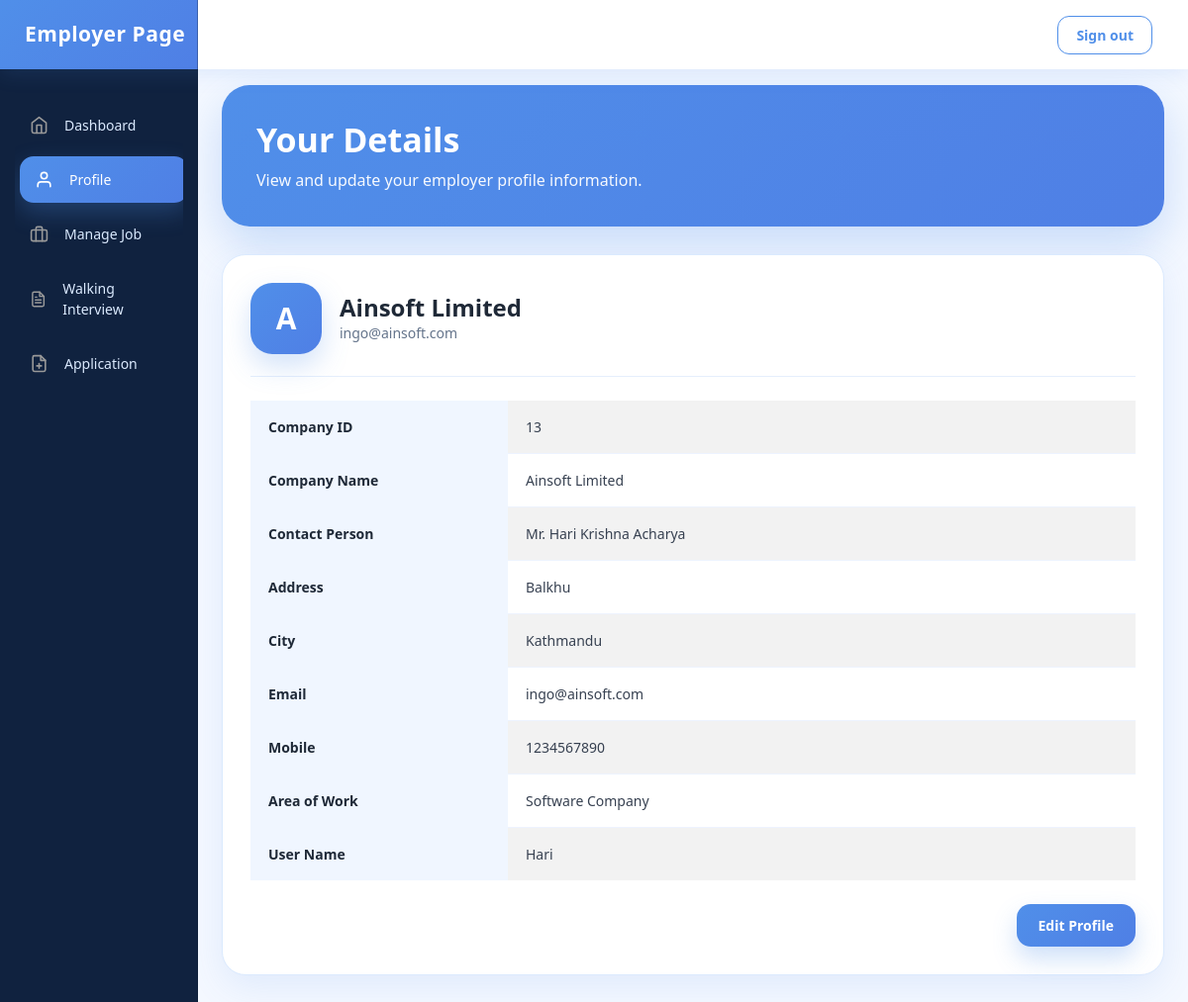
The app's page /employer/Profile.php (signed in) with its own data.
### tables this page shows
CREATE TABLE `employer_reg` (
  `Employer_Id` int NOT NULL,
  `CompanyName` varchar(255) NOT NULL,
  `ContactPerson` varchar(255) NOT NULL,
  `Address` varchar(255) NOT NULL,
  `City` varchar(255) NOT NULL,
  `Email` varchar(255) NOT NULL,
  `Mobile` varchar(255) NOT NULL,
  `Area_Work` varchar(255) NOT NULL,
  `Status` varchar(255) NOT NULL,
  `UserName` varchar(255) NOT NULL,
  `Password` varchar(255) NOT NULL,
  `Question` varchar(255) NOT NULL,
  `Answer` varchar(255) NOT NULL
);

### employer/profile.php (the view, shortened to what this page needs)
<!doctype html>
<html lang="en">
<head>
  <link rel="stylesheet" href="https://maxcdn.bootstrapcdn.com/bootstrap/4.5.2/css/bootstrap.min.css">
  <link href="./css/dashboard.css" rel="stylesheet">
</head>
<body>
<nav class="navbar navbar-dark sticky-top bg-dark flex-md-nowrap p-0">
  <a class="navbar-brand col-sm-3 col-md-2 mr-0" href="#">Employer Page</a>
  <ul class="navbar-nav px-3">
    <li class="nav-item text-nowrap">
      <a class="nav-link" href="logout.php">Sign out</a>
    </li>
  </ul>
</nav>
<div class="container-fluid">
  <div class="row">
    <nav class="col-md-2 d-none d-md-block bg-light sidebar">
      <div class="sidebar-sticky">
        <ul class="nav flex-column">
          <li class="nav-item">
            <a class="nav-link" href="index.php">
              <span data-feather="home"></span>
              Dashboard <span class="sr-only">(current)</span>
            </a>
          </li>
          <li class="nav-item">
            <a class="nav-link active" href="profile.php">
              <span data-feather="user"></span>
              Profile
            </a>
          </li>
          <li class="nav-item">
            <a class="nav-link" href="managejob.php">
              <span data-feather="briefcase"></span>
              Manage Job
            </a>
          </li>
          <li class="nav-item">
            <a class="nav-link" href="walking.php">
              <span data-feather="file-text"></span>
              Walking Interview
            </a>
          </li>
          <li class="nav-item">
            <a class="nav-link" href="application.php">
              <span data-feather="file-plus"></span>
              Application
            </a>
          </li>
        </ul>
      </div>
    </nav>
    <main role="main" class="col-md-9 ml-sm-auto col-lg-10 pt-3 px-4">
      <div class="page-header">
        <h1>Your Details</h1>
        <p>View and update your employer profile information.</p>
      </div>
      <?php
        $id = $_SESSION['id'];
        include 'connection/db.php';
        $sql = "SELECT * FROM employer_reg WHERE Employer_Id=$id";
        $result = mysqli_query($conn, $sql);
        $row = mysqli_fetch_array($result);
      ?>
      <div class="profile-card">
        <div class="profile-top">
          <div class="profile-avatar">
            <?php echo strtoupper(substr($row['CompanyName'], 0, 1)); ?>
          </div>
          <div>
            <h4><?php echo $row['CompanyName']; ?></h4>
            <span><?php echo $row['Email']; ?></span>
          </div>
        </div>
        <table class="table table-striped">
          <tbody>
            <tr>
              <th scope="row">Company ID</th>
              <td><?php echo $row['Employer_Id']; ?></td>
            </tr>
            <tr>
              <th scope="row">Company Name</th>
              <td><?php echo $row['CompanyName']; ?></td>
            </tr>
            <tr>
              <th scope="row">Contact Person</th>
              <td><?php echo $row['ContactPerson']; ?></td>
            </tr>
            <tr>
              <th scope="row">Address</th>
              <td><?php echo $row['Address']; ?></td>
            </tr>
            <tr>
              <th scope="row">City</th>
              <td><?php echo $row['City']; ?></td>
            </tr>
            <tr>
              <th scope="row">Email</th>
              <td><?php echo $row['Email']; ?></td>
            </tr>
            <tr>
              <th scope="row">Mobile</th>
              <td><?php echo $row['Mobile']; ?></td>
            </tr>
            <tr>
              <th scope="row">Area of Work</th>
              <td><?php echo $row['Area_Work']; ?></td>
            </tr>
            <tr>
              <th scope="row">User Name</th>
              <td><?php echo $row['UserName']; ?></td>
            </tr>
          </tbody>
        </table>
        <div class="d-flex justify-content-end mt-4">
          <a href="EditProfile.php?EmployerId=<?php echo $row['Employer_Id']; ?>" class="edit-btn">Edit Profile</a>
        </div>
      </div>
    </main>
  </div>
</div>
</body>
</html>

### employer/css/dashboard.css (style rules this page uses)
body { font-size: .875rem; }
.feather { width: 16px; height: 16px; vertical-align: text-bottom; }
.sidebar { position: fixed; top: 0; bottom: 0; left: 0; z-index: 100; padding: 0; box-shadow: inset -1px 0 0 rgba(0, 0, 0, .1); }
.sidebar-sticky { position: -webkit-sticky; position: sticky; top: 48px; height: calc(100vh - 48px); padding-top: .5rem; overflow-x: hidden; overflow-y: auto; }
.sidebar .nav-link { font-weight: 500; color: #333; }
.sidebar .nav-link .feather { margin-right: 4px; color: #999; }
.sidebar .nav-link.active { color: #007bff; }
.sidebar .nav-link:hover .feather, .sidebar .nav-link.active .feather { color: inherit; }
.navbar-brand { padding-top: .75rem; padding-bottom: .75rem; font-size: 1rem; background-color: rgba(0, 0, 0, .25); box-shadow: inset -1px 0 0 rgba(0, 0, 0, .25); }

### employer/profile.php (style rules this page uses)
body { margin: 0; background: #f4f8ff; font-family: "Segoe UI", Arial, sans-serif; color: #1f2937; }
.navbar { height: 70px; background: #ffffff !important; box-shadow: 0 4px 20px rgba(80, 143, 233, 0.14); padding: 0 !important; z-index: 1000; }
.navbar-brand { width: 260px; height: 70px; background: linear-gradient(135deg, rgb(80, 143, 233), #4f7fe5); color: #ffffff !important; display: flex; align-items: center; padding-left: 25px !important; font-size: 21px; font-weight: 800; letter-spacing: 0.5px; margin: 0 !important; }
.navbar .nav-link { color: rgb(80, 143, 233) !important; border: 1px solid rgb(80, 143, 233); border-radius: 12px; padding: 8px 18px !important; font-weight: 700; margin-right: 20px; transition: 0.25s; }
.sidebar { width: 260px; min-height: calc(100vh - 70px); background: #10223f !important; padding: 25px 15px; position: fixed; left: 0; top: 70px; }
.sidebar .nav-link { color: #dbeafe !important; border-radius: 14px; padding: 13px 15px; margin-bottom: 8px; font-weight: 500; display: flex; align-items: center; gap: 12px; transition: 0.25s; }
.sidebar .nav-link:hover, .sidebar .nav-link.active { background: linear-gradient(135deg, rgb(80, 143, 233), #4f7fe5); color: #ffffff !important; transform: translateX(5px); box-shadow: 0 10px 24px rgba(80, 143, 233, 0.28); }
.sidebar .nav-link svg { width: 19px; height: 19px; }
main { margin-left: 260px; padding: 35px !important; max-width: calc(100% - 260px); }
.page-header { background: linear-gradient(135deg, rgb(80, 143, 233), #4f7fe5); color: white; border-radius: 28px; padding: 35px; margin-bottom: 28px; box-shadow: 0 18px 45px rgba(80, 143, 233, 0.28); }
.page-header h1 { font-size: 34px; font-weight: 800; margin-bottom: 8px; }
.page-header p { margin: 0; opacity: 0.95; font-size: 16px; }
.profile-card { background: #ffffff; border-radius: 24px; padding: 28px; box-shadow: 0 12px 35px rgba(80, 143, 233, 0.12); border: 1px solid #dbeafe; }
.profile-top { display: flex; align-items: center; gap: 18px; margin-bottom: 24px; padding-bottom: 22px; border-bottom: 1px solid #e5eefc; }
.profile-avatar { width: 72px; height: 72px; border-radius: 22px; background: linear-gradient(135deg, rgb(80, 143, 233), #4f7fe5); color: white; display: flex; align-items: center; justify-content: center; font-size: 30px; font-weight: 800; box-shadow: 0 12px 28px rgba(80, 143, 233, 0.26); }
.profile-top h4 { margin: 0; font-weight: 800; color: #1f2937; }
.profile-top span { color: #64748b; font-weight: 500; }
.table { margin-bottom: 0; }
.table th { width: 260px; background: #f0f6ff; color: #1f2937; border: none; padding: 16px 18px; font-weight: 800; vertical-align: middle; }
.table td { border: none; border-bottom: 1px solid #edf3ff; padding: 16px 18px; color: #374151; font-weight: 500; vertical-align: middle; }
.table tr:last-child td, .table tr:last-child th { border-bottom: none; }
.edit-btn { background: linear-gradient(135deg, rgb(80, 143, 233), #4f7fe5); border: none; color: white !important; border-radius: 14px; padding: 11px 22px; font-weight: 800; text-decoration: none !important; box-shadow: 0 12px 25px rgba(80, 143, 233, 0.28); transition: 0.25s; }

### records on screen
employer_reg: CompanyName "A", CompanyName "Ainsoft Limited", Email "ingo@ainsoft.com", Employer_Id "13", ContactPerson "Mr. Hari Krishna Acharya", Address "Balkhu", City "Kathmandu", Mobile "1234567890", Area_Work "Software Company", UserName "Hari"
